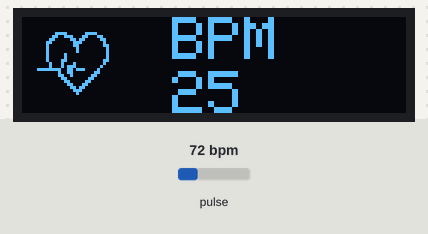
This sketch was run on a simulated ESP8266 (NodeMCU). Parts: 128×32 one-colour display. The test bench sets the inputs (shaded band); at power-on: pulse 72 bpm. WiFi joins after 1.5 s; servers stay silent unless stated; uploads are accepted with an empty reply; what the sketch prints to the serial monitor is not drawn.

Above: at 3.3 s.
3.4 s: pulse set to 130 bpm
At 4.04 s:
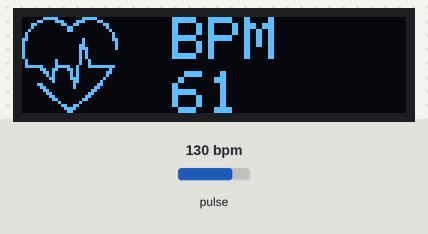
5.1 s: pulse set to 42 bpm
At 7.4 s:
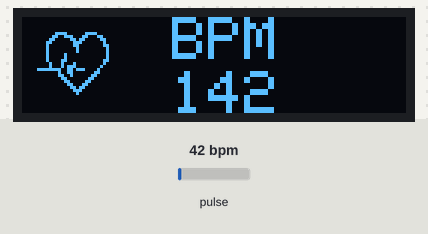
8.1 s: pulse set to 100 bpm
At 9.86 s:
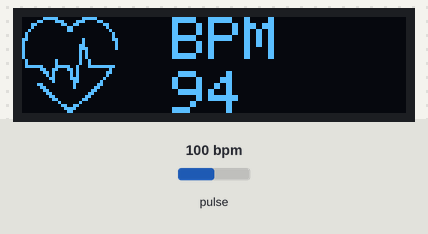
Timing chart, 0 to 11.4 s (numbered marks = the images above; inputs shaded):
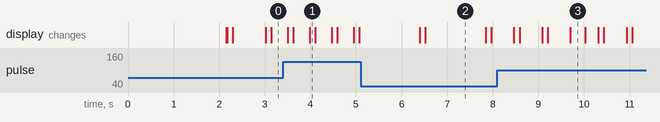

The sketch:

max30102_pkckhanis.ino
```cpp
#include <Adafruit_GFX.h>
#include <Adafruit_SSD1306.h>
#include <SPI.h>
#include <Wire.h>
#include "MAX30105.h"
#include <ESP8266WiFi.h>
#include "heartRate.h"
#include <ESP8266HTTPClient.h>

#define SCREEN_WIDTH 128  // OLED display width, in pixels
#define SCREEN_HEIGHT 32  // OLED display height, in pixels
#define OLED_RESET    -1  // Reset pin # (or -1 if sharing reset pin)


MAX30105 particleSensor;

const byte RATE_SIZE = 4;  //Increase this for more averaging. 4 is good.
byte rates[RATE_SIZE];     //Array of heart rates
byte rateSpot = 0;
long lastBeat = 0;  //Time at which the last beat occurred
String ssid = "Galaxy S10b3f4", pass = "nopal3003";
bool constatus = false;
float beatsPerMinute;
int beatAvg;
bool fingerSt = false;
WiFiClient wifiClient;
const long TWO_MINUTES_IN_MILLISECONDS = 10 * 1000;
int upload = 0;

Adafruit_SSD1306 display(SCREEN_WIDTH, SCREEN_HEIGHT, &Wire, OLED_RESET);

static const unsigned char PROGMEM  logo2_bmp[] =
{ 0x03, 0xC0, 0xF0, 0x06, 0x71, 0x8C, 0x0C, 0x1B, 0x06, 0x18, 0x0E,  0x02, 0x10, 0x0C, 0x03, 0x10,              //Logo2 and Logo3 are two bmp pictures  that display on the OLED if called
0x04, 0x01, 0x10, 0x04, 0x01, 0x10, 0x40,  0x01, 0x10, 0x40, 0x01, 0x10, 0xC0, 0x03, 0x08, 0x88,
0x02, 0x08, 0xB8, 0x04,  0xFF, 0x37, 0x08, 0x01, 0x30, 0x18, 0x01, 0x90, 0x30, 0x00, 0xC0, 0x60,
0x00,  0x60, 0xC0, 0x00, 0x31, 0x80, 0x00, 0x1B, 0x00, 0x00, 0x0E, 0x00, 0x00, 0x04, 0x00,  };

static const unsigned char PROGMEM logo3_bmp[] =
{ 0x01, 0xF0, 0x0F,  0x80, 0x06, 0x1C, 0x38, 0x60, 0x18, 0x06, 0x60, 0x18, 0x10, 0x01, 0x80, 0x08,
0x20,  0x01, 0x80, 0x04, 0x40, 0x00, 0x00, 0x02, 0x40, 0x00, 0x00, 0x02, 0xC0, 0x00, 0x08,  0x03,
0x80, 0x00, 0x08, 0x01, 0x80, 0x00, 0x18, 0x01, 0x80, 0x00, 0x1C, 0x01,  0x80, 0x00, 0x14, 0x00,
0x80, 0x00, 0x14, 0x00, 0x80, 0x00, 0x14, 0x00, 0x40,  0x10, 0x12, 0x00, 0x40, 0x10, 0x12, 0x00,
0x7E, 0x1F, 0x23, 0xFE, 0x03, 0x31,  0xA0, 0x04, 0x01, 0xA0, 0xA0, 0x0C, 0x00, 0xA0, 0xA0, 0x08,
0x00, 0x60, 0xE0,  0x10, 0x00, 0x20, 0x60, 0x20, 0x06, 0x00, 0x40, 0x60, 0x03, 0x00, 0x40, 0xC0,
0x01,  0x80, 0x01, 0x80, 0x00, 0xC0, 0x03, 0x00, 0x00, 0x60, 0x06, 0x00, 0x00, 0x30, 0x0C,  0x00,
0x00, 0x08, 0x10, 0x00, 0x00, 0x06, 0x60, 0x00, 0x00, 0x03, 0xC0, 0x00,  0x00, 0x01, 0x80, 0x00  };


void setup() {
  Serial.begin(115200);
  SPI.begin(); // init SPI bus
  if (!display.begin(SSD1306_SWITCHCAPVCC, 0x3C))
  {
    Serial.println(F("SSD1306 allocation failed"));
    for (;;); // Don't proceed, loop forever
  }

  Serial.println("Initializing...");
  Serial.println("Connecting to WiFi " + ssid);
  if (testWifi()) {
    Serial.println("WiFi Connected!!!");
    constatus = true;
    Serial.println("Connecting to sensor");
    if (!particleSensor.begin(Wire, I2C_SPEED_FAST))  //Use default I2C port, 400kHz speed
    {
      Serial.println("MAX30102 was not found. Please check wiring/power. ");
      while (1)
        ;
    }
    Serial.println("Place your index finger on the sensor with steady pressure.");
    particleSensor.setup();                     //Configure sensor with default settings
    particleSensor.setPulseAmplitudeRed(0x0A);  //Turn Red LED to low to indicate sensor is running
    particleSensor.setPulseAmplitudeGreen(0);   //Turn off Green LED
  } else {
    constatus = false;
    Serial.println("Unable to connect to wifi");
  }
  // Initialize sensor
}

void loop() {
  if (constatus) {
    getBeat();
  }
}

void getBeat() {
  long irValue = particleSensor.getIR();
 if(irValue  > 7000){                                           //If a finger is detected
    display.clearDisplay();                                   //Clear the display
    display.drawBitmap(5, 5, logo2_bmp, 24, 21, WHITE);       //Draw the first bmp  picture (little heart)
    display.setTextSize(2);                                   //Near  it display the average BPM you can display the BPM if you want
    display.setTextColor(WHITE);
    display.setCursor(50,0);
    display.println("BPM");
    display.setCursor(50,18);
    display.println(beatAvg);
    display.display();
  if (checkForBeat(irValue) == true) {

    display.clearDisplay();                                //Clear  the display
    display.drawBitmap(0, 0, logo3_bmp, 32, 32, WHITE);    //Draw  the second picture (bigger heart)
    display.setTextSize(2);                                //And  still displays the average BPM
    display.setTextColor(WHITE);
    display.setCursor(50,0);
    display.println("BPM");
    display.setCursor(50,18);
    display.println(beatAvg);
    display.display();
    //tone(3,1000);                                        //And  tone the buzzer for a 100ms you can reduce it it will be better
    delay(100);
    unsigned long start_time = millis();
    // Do nothing.
    //We sensed a beat!
    long delta = millis() - lastBeat;
    lastBeat = millis();

    beatsPerMinute = 60 / (delta / 1000.0);

    if (beatsPerMinute < 255 && beatsPerMinute > 20) {
      rates[rateSpot++] = (byte)beatsPerMinute;  //Store this reading in the array
      rateSpot %= RATE_SIZE;                     //Wrap variable

      //Take average of readings

      for (byte x = 0; x < RATE_SIZE; x++) {
        beatAvg += rates[x];
      }
    }
    beatAvg /= RATE_SIZE;
    Serial.println("BEAT AVG:" + String(beatAvg));
    if (upload==10){
      uploadBeat(beatAvg);
      upload = 0;
    }else{
      upload++;
    }


  }


  // Serial.print("IR=");
  // Serial.print(irValue);
  // Serial.print(", BPM=");
  // Serial.print(beatsPerMinute);
  // Serial.print(", Avg BPM=");
  // Serial.print(beatAvg);

  if (irValue < 70000){
    Serial.println(" No finger?");
  //Serial.println();
     display.clearDisplay();
     display.setTextSize(1);
     display.setTextColor(WHITE);
     display.setCursor(30,5);
     display.println("Please Place ");
     display.setCursor(30,15);
     display.println("Your Finger ");
     display.display();
  }
}
}

//void drawScreen(String a, String b, String c, String d, String e)
//{
//  display.display();
//  delay(10);
//  display.clearDisplay();
//  display.setTextColor(WHITE);
//  display.setTextSize(1);
//  display.setCursor(15, 5);
//  display.print(a);
//  display.setCursor(0, 20);
//  display.print(b);
//  display.setCursor(0, 30);
//  display.print(c);
//  display.setCursor(0, 40);
//  display.print(d);
//  display.setCursor(0, 50);
//  display.print(e);
//  display.display();
//}

boolean testWifi() {  //Test WiFi connection function
  WiFi.softAPdisconnect();
  WiFi.disconnect();
  WiFi.mode(WIFI_STA);
  WiFi.begin(ssid.c_str(), pass.c_str());
  int c = 0;
  while (c < 30) {
    if (WiFi.status() == WL_CONNECTED) {
      WiFi.setAutoReconnect(true);
      WiFi.persistent(true);
      Serial.println(WiFi.status());
      Serial.println(WiFi.localIP());
      delay(100);
      //digitalWrite(LED, HIGH);
      return true;
    }
    Serial.print(".");
    yield();
    delay(1000);
    c++;
  }
  //digitalWrite(LED, LOW);
  Serial.println("Connection time out...");
  return false;
}

void uploadBeat(int beatval) {
  String request = "http://naufal3003.000webhostapp.com/insertbpm.php?bpm=" + String(beatval);
  Serial.println(request);

  HTTPClient http;
  http.begin(wifiClient, request);
  int httpCode = http.GET();
  if (httpCode == 200) {
    String responseBody = http.getString();
    Serial.println(responseBody);

  } else {
    Serial.println("Error: " + String(httpCode));
  }
  http.end();

}
```

Measured:
- what the display in image 2 shows lasts 1.3 s, from 6.5 s to 7.8 s
